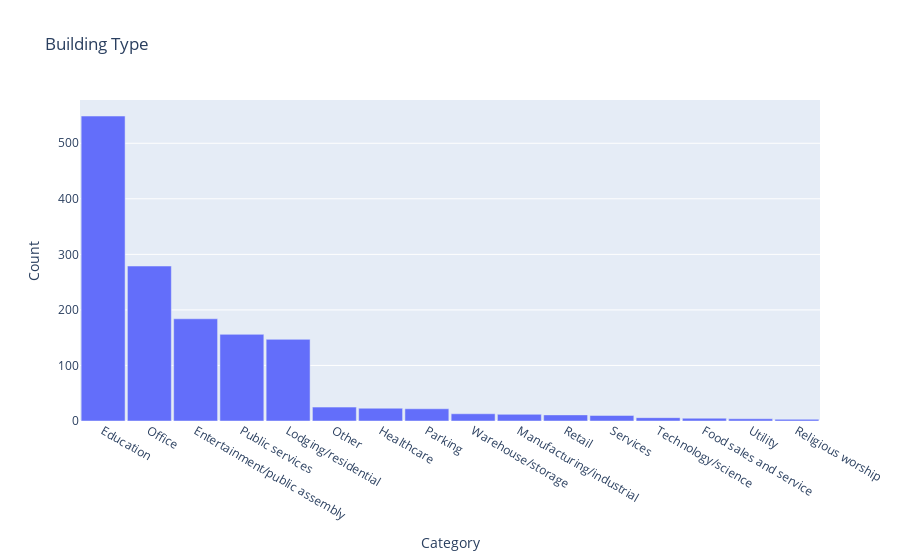

The cell this chart's notebook holds for it:
### Code cell
x_use = building_df['primary_use'].value_counts().index.values
y_count = building_df['primary_use'].value_counts().values

# fig = go.Figure(
#     data=[
#         go.Bar(x=x_use,
#                y=y_count)
#     ]
# )

# fig.update_layout(
#     title_text='Category Count', # title of plot
#     xaxis_title_text='Category', # xaxis label
#     yaxis_title_text='Count', # yaxis label
#     bargap=0.05, # gap between bars of adjacent location coordinates
# #     bargroupgap=0.5 # gap between bars of the same location coordinates
# )
# fig
plot_bar(x_use,
         y_count,
         title='Building Type',
         x_axis='Category',
         y_axis='Count'
        )

### Figure 1 — Plotly figure (JSON) as saved in the notebook; plotly's stock layout.template omitted (floating-point values rounded to 4 significant figures)
{"data": [{"type": "bar", "x": ["Education", "Office", "Entertainment/public assembly", "Public services", "Lodging/residential", "Other", "Healthcare", "Parking", "Warehouse/storage", "Manufacturing/industrial", "Retail", "Services", "Technology/science", "Food sales and service", "Utility", "Religious worship"], "y": [549, 279, 184, 156, 147, 25, 23, 22, 13, 12, 11, 10, 6, 5, 4, 3]}], "layout": {"autosize": true, "bargap": 0.05, "title": {"text": "Building Type"}, "xaxis": {"autorange": true, "range": [-0.5, 15.5], "title": {"text": "Category"}, "type": "category"}, "yaxis": {"autorange": true, "range": [0, 577.9], "title": {"text": "Count"}, "type": "linear"}}}
